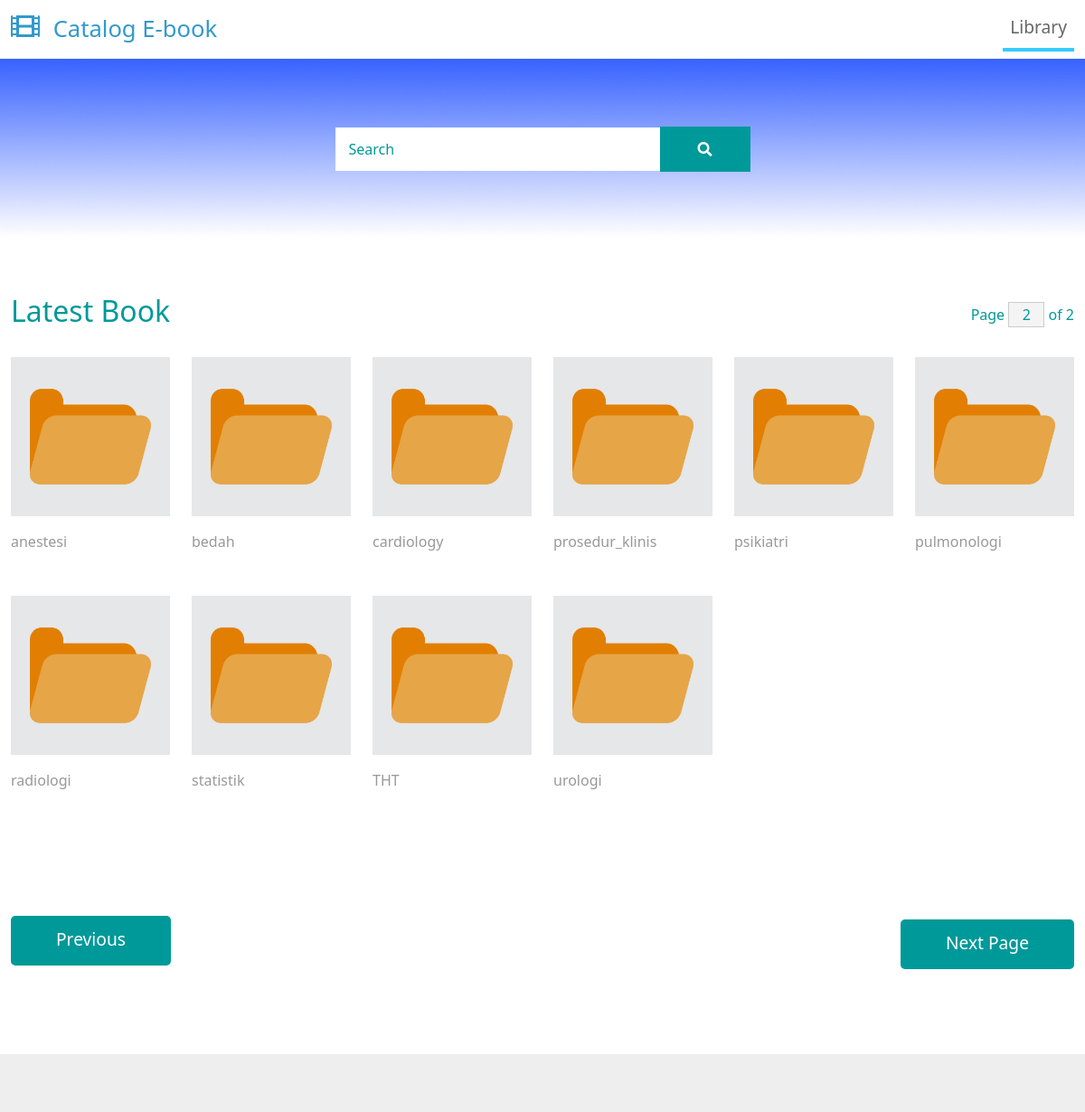
The app's page /sub-folder?home=library&page=1 with its own data.
### tables this page shows
CREATE TABLE `poli_m` (
  `poli` varchar(255) DEFAULT NULL,
  `logo` varchar(255) DEFAULT NULL,
  `active` int(11) DEFAULT NULL,
  `home` varchar(255) DEFAULT NULL
);

### sub-folder.php (the view, shortened to what this page needs)
<!DOCTYPE html>
<html lang="en">
<?php
include "db.php";
    $home = $_GET['home'];
    $sql = mysqli_query($conn,"select * from poli_m;");
    $rows = mysqli_num_rows($sql);
    $b = $rows/16;
    $b = ceil($b);
?>
<head>
    <link rel="stylesheet" href="css/bootstrap.min.css">
    <link rel="stylesheet" href="fontawesome/css/all.min.css">
    <link rel="stylesheet" href="css/templatemo-style.css">
</head>
<body>
    <nav class="navbar navbar-expand-lg">
        <div class="container-fluid">
            <a class="navbar-brand" href="#">
                <i class="fas fa-film mr-2"></i>
                Catalog E-book
            </a>
            <div class="collapse navbar-collapse" id="navbarSupportedContent">
            <ul class="navbar-nav ml-auto mb-2 mb-lg-0">
                <li class="nav-item">
                    <a class="nav-link nav-link-1 active" aria-current="page" href="folder">Library</a>
                </li>
            </ul>
            </div>
        </div>
    </nav>
    <div class="tm-hero d-flex justify-content-center align-items-center" data-parallax="scroll" data-image-src="img/logo2.png">
        <form class="d-flex tm-search-form">
            <input class="form-control tm-search-input" type="search" id="myInput"  placeholder="Search" aria-label="Search">
        </form>
        <button onclick = "kirim()" class="btn btn-outline-success tm-search-btn" type="submit" >
                <i class="fas fa-search"></i>
            </button>
    </div>
    <div class="container-fluid tm-container-content tm-mt-60">
        <div class="row mb-4">
            <h2 class="col-6 tm-text-primary">
                Latest Book
            </h2>
            <div class="col-6 d-flex justify-content-end align-items-center">
                <form action="" class="tm-text-primary">
                    Page <input type="text" disabled value="<?php echo $b; ?>" size="1" class="tm-input-paging tm-text-primary"> of <?php if(isset($_GET['page'])) {echo $b;} else {echo "0";} ?>
                </form>
            </div>
        </div>
        <div class='row tm-mb-90 tm-gallery'>
        <?php
                $qry2 = "select poli,logo from poli_m
                         where home = '$home' and active = 1";
                $sql1=mysqli_query($conn,$qry2);
                    while($row=mysqli_fetch_array($sql1))
                    {
                        $poli = $row['poli'];
            echo "
        	<div class='col-xl-2 col-lg-4 col-md-6 col-sm-6 col-12 mb-5'>
                <figure class='effect-ming tm-video-item'>
                    <img src='img/".$row['logo']."' alt='Image' class='img-fluid'>
                    <figcaption class='d-flex align-items-center justify-content-center'>
                        <h2><b>".$row['poli']."</b></h2>
                        <a href='index?poli=$poli&page=1'>View more</a>
                    </figcaption>
                </figure>
                <div class='d-flex justify-content-between tm-text-gray'>
                    <span class='tm-text-black-light'>".$row['poli']."</span>
                    <span></span>
                </div>
            </div>";
                  }
            ?>
        </div>
        <div class="row tm-mb-90">
            <div class="col-12 d-flex justify-content-between align-items-center tm-paging-col">
                <?php
                if(isset($_GET['page']))
                {
                    $a = $_GET['page'];
                $previous = $a-1;
                if($previous==0)
                    $previous = 1;
                echo "<a href='sub-folder?page=$previous' class='btn btn-primary tm-btn-prev mb-2'>Previous</a>";
            }
                ?>
                <?php
                if(isset($_GET['page']))
                {
                    $a = $_GET['page'];
                $next = $a+1;
                echo "<a href='sub-folder?page=$next'  class='btn btn-primary tm-btn-next'>Next Page</a>";
               }
                ?>
            </div>
        </div>
    </div>
    <footer class="tm-bg-gray pt-5 pb-3 tm-text-gray tm-footer">
    </footer>
</body>
</html>

### css/templatemo-style.css (style rules this page uses)
a { text-decoration: none; transition: all 0.3s ease; }
.container-fluid { max-width: 1770px; }
.btn { border-radius: 0; }
.btn-primary { background-color: #009999; border: 0; border-radius: 5px; padding: 12px 50px 14px; font-size: 1.2rem; }
.form-control { padding: 10px 20px; width: 100%; height: auto; }
.navbar-brand { color: #3399CC; font-size: 1.6rem; }
.navbar-brand i { font-size: 2rem; }
.tm-hero { min-height: 200px; background: transparent; }
.tm-mt-60 { margin-top: 60px; }
.tm-mb-90 { margin-bottom: 90px; }
.tm-text-primary { color: #009999; }
.tm-bg-gray { background-color: #EEEEEE; }
.tm-input-paging { width: 40px; border-radius: 0; border: 1px solid #CCCCCC; background: #f4f4f4; text-align: center; }
.nav-item { margin-right: 30px; }
.nav-item:last-child { margin-right: 0; }
.nav-link { color: #666666; border-bottom: 4px solid transparent; font-size: 1.2rem; }
.nav-link-1.active, .nav-link-1:hover { border-color: #33CCFF; }
.tm-search-input { width: 360px; border-radius: 0; padding: 12px 15px; color: #009999; border: none; }
.tm-search-input::placeholder { color: #009999; opacity: 1; }
.tm-search-btn { color: white; background-color: #009999; border: none; width: 100px; height: 50px; margin-left: -1px; }
p, .tm-text-gray { color: #999; }
.tm-video-item { position: relative; overflow: hidden; text-align: center; cursor: pointer; }
.tm-video-item img { position: relative; display: block; min-height: 100%; max-width: 100%; opacity: 0.8; }
.tm-video-item figcaption { padding: 2em; color: #fff; text-transform: uppercase; font-size: 1.25em; -webkit-backface-visibility: hidden; backface-visibility: hidden; }
.tm-video-item figcaption::before, .tm-video-item figcaption::after { pointer-events: none; }
.tm-video-item figcaption, .tm-video-item figcaption > a { position: absolute; top: 0; left: 0; width: 100%; height: 100%; }
figure.effect-ming { background: #030c17; }
figure.effect-ming img { opacity: 0.9; -webkit-transition: opacity 0.35s; transition: opacity 0.35s; }
figure.effect-ming figcaption::before { position: absolute; top: 30px; right: 30px; bottom: 30px; left: 30px; border: 2px solid #fff; box-shadow: 0 0 0 30px rgba(255,255,255,0.2); content: ''; opacity: 0; -webkit-transition: opacity 0.35s, -webkit-transform 0.35s; transition: opacity 0.35s, transform 0.35s; -webkit-transform: scale3d(1.4,1.4,1); transform: scale3d(1.4,1.4,1); }
.tm-footer { font-size: 0.95rem; }
.form-control, input:-internal-autofill-selected, select:not([multiple]) { color: #009999 !important; }
.form-control::placeholder { color: #009999; opacity: 1; }

### records on screen
poli_m: logo (picture), poli "anestesi"
poli_m: logo (picture), poli "bedah"
poli_m: logo (picture), poli "cardiology"
poli_m: logo (picture), poli "prosedur_klinis"
poli_m: logo (picture), poli "psikiatri"
poli_m: logo (picture), poli "pulmonologi"
poli_m: logo (picture), poli "radiologi"
poli_m: logo (picture), poli "statistik"
poli_m: logo (picture), poli "THT"
poli_m: logo (picture), poli "urologi"

### other values on screen
$b "2"
